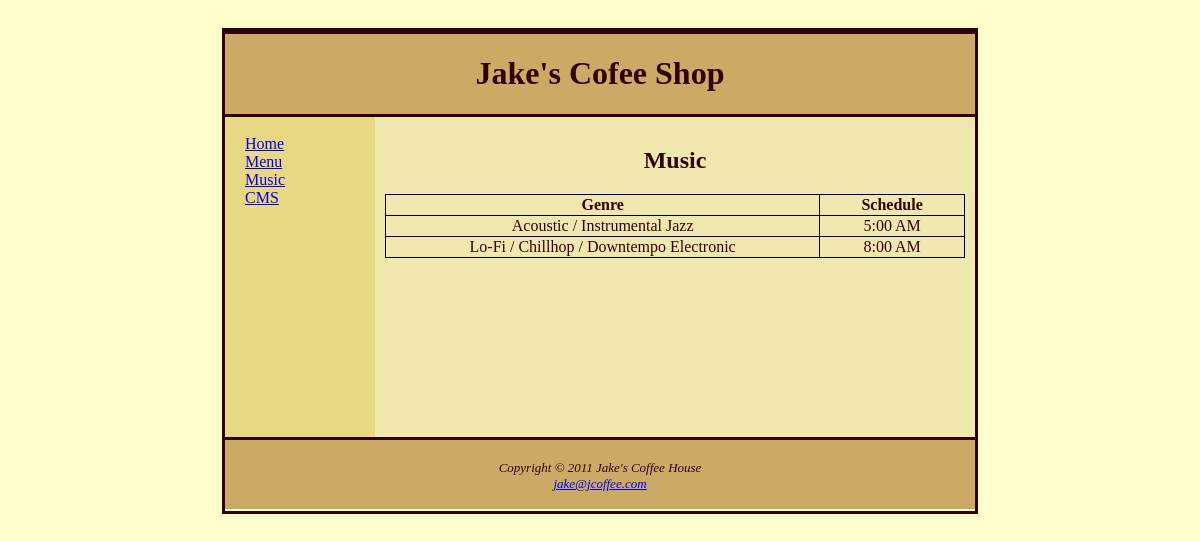
The app's page /music.php with its own data.
### tables this page shows
CREATE TABLE `music` (
  `idmusic` int NOT NULL AUTO_INCREMENT,
  `genre` varchar(45) NOT NULL,
  `schedule` time NOT NULL,
  `status` enum('active','archived') NOT NULL DEFAULT 'active',
  PRIMARY KEY (`idmusic`)
);

### music.php (the view, shortened to what this page needs)
<?php include "db_conn.php"; ?>
<!DOCTYPE html>
<html lang="en">
  <head>
    <link rel="stylesheet" href="styles.css?v=<?php echo time(); ?>" />
  </head>
  <body>
    <div id="container">
      <div id="logo">
        <h1>Jake's Cofee Shop</h1>
      </div>
      <div id="leftcolumn">
        <a class="navBar" href="index.php">Home</a>
        <a class="navBar" href="menu.php">Menu</a>
        <a class="navBar" href="music.php">Music</a>
        <a class="navBar" href="cms_menu.php">CMS</a>
      </div>
      <div id="rightcolumn">
        <h2>Music</h2>
        <div class="table-container">
          <table>
            <thead>
                <tr>
                    <th class="music-th">Genre</th>
                    <th class="music-th">Schedule</th>
                </tr>
            </thead>
            <tbody>
            <?php
                $result = $conn->query("SELECT * FROM music WHERE status='active'");
                while($row = $result->fetch_assoc()){
                    $formattedtime = date('g:i A', strtotime($row['schedule']));
                    echo "
                        <tr>
                            <td class='music-td'>
                                {$row['genre']}<br />
                            </td>
                            <td class='music-td'>{$formattedtime}</td>
                        </tr>
                    ";
                }
            ?>
            </tbody>
          </table>
        </div>
      </div>
      <div id="footer">
        Copyright © 2011 Jake's Coffee House<br />
        <a href="mailto:jake@jcoffee.com">jake@jcoffee.com</a>
      </div>
    </div>
  </body>
</html>

### styles.css (style rules this page uses)
body { background-color: #ffffcc; color: #330000; font-family: Verdana; display: flex; justify-content: center; }
#container { margin-top: 20px; height: 480px; width: 750px; border-style: solid; padding: 0px; }
#logo { text-align: center; border-top: solid; border-bottom: solid; background-color: #ccaa66; }
#leftcolumn { float: left; background-color: #e8d882; width: 130px; height: 320px; position: relative; padding-left: 20px; left: 0; white-space: pre-line; }
#rightcolumn { float: right; background-color: #f1e8b0; width: 580px; height: 300px; padding: 10px; }
#footer { background-color: #ccaa66; font-style: italic; font-size: small; text-align: center; border-top: solid; width: 750px; height: 49px; margin-top: 320px; padding-top: 20px; }
h2 { text-align: center; }
table, th, td { border: 1px solid black; border-collapse: collapse; width: 100%; }
.table-container { max-height: 201px; overflow-y: auto; }
th:first-child, td:first-child { width: 80%; line-height: 13px; }
th:last-child, td:last-child { width: 20%; text-align: center; }
.music-th:first-child, .music-td:first-child { width: 75%; }
.music-th:last-child, .music-td:last-child { width: 25%; }
.music-td { text-align: center; }

### records on screen
music: genre "Acoustic / Instrumental Jazz", schedule "5:00 AM"
music: genre "Lo-Fi / Chillhop / Downtempo Electronic", schedule "8:00 AM"
